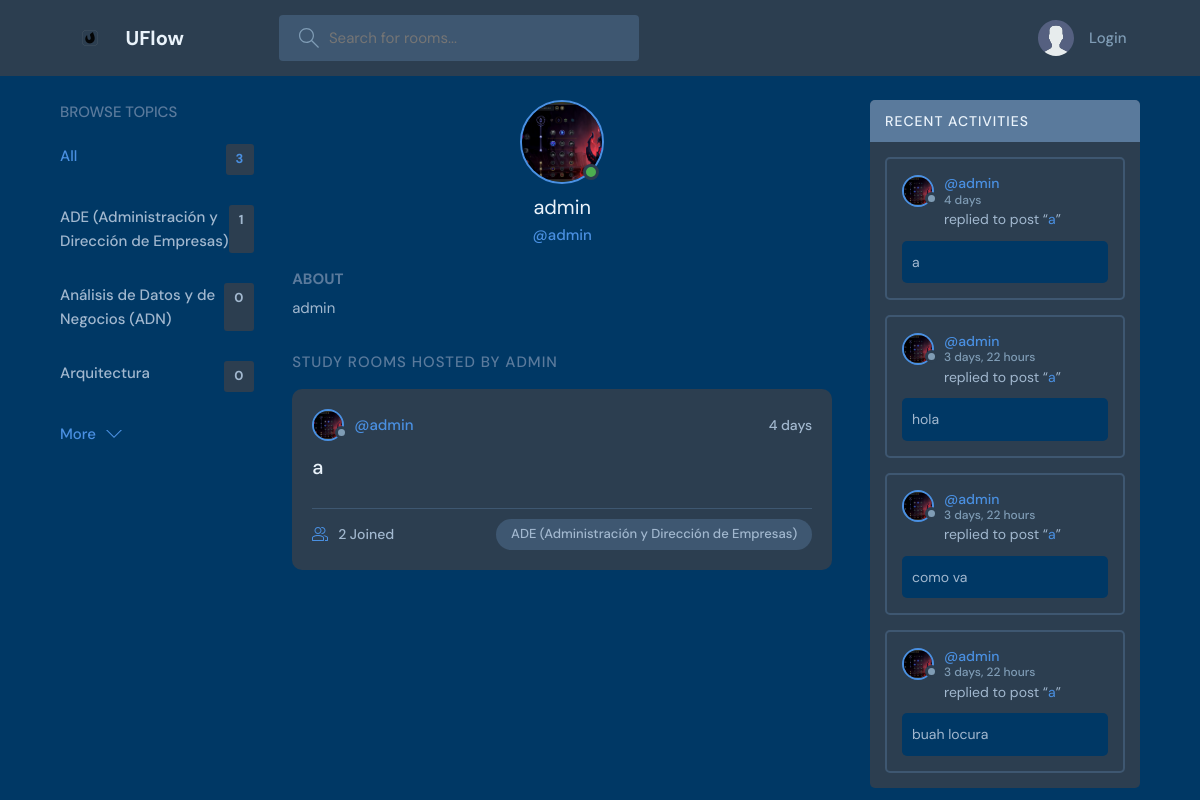
The app's page /profile/1/, older data.
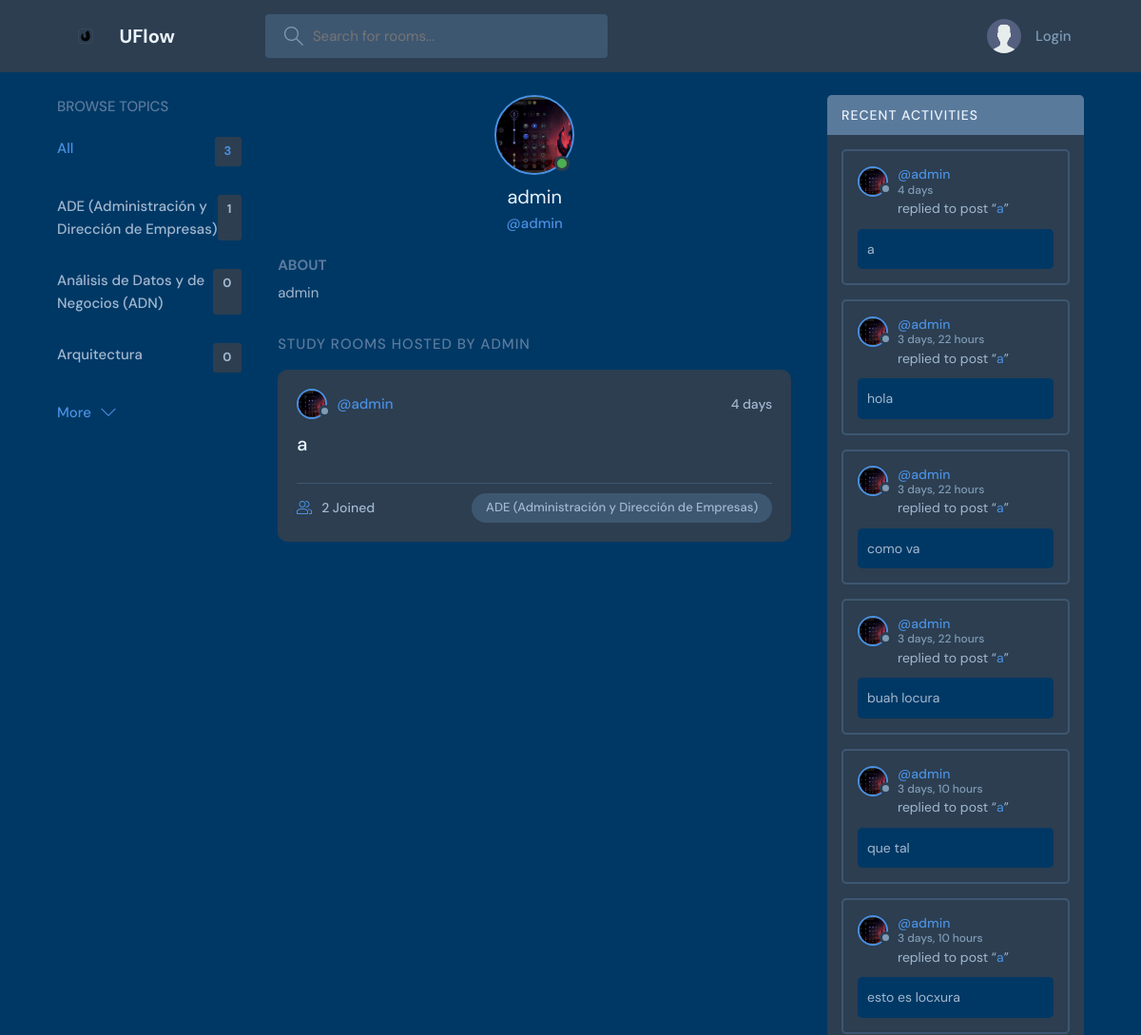
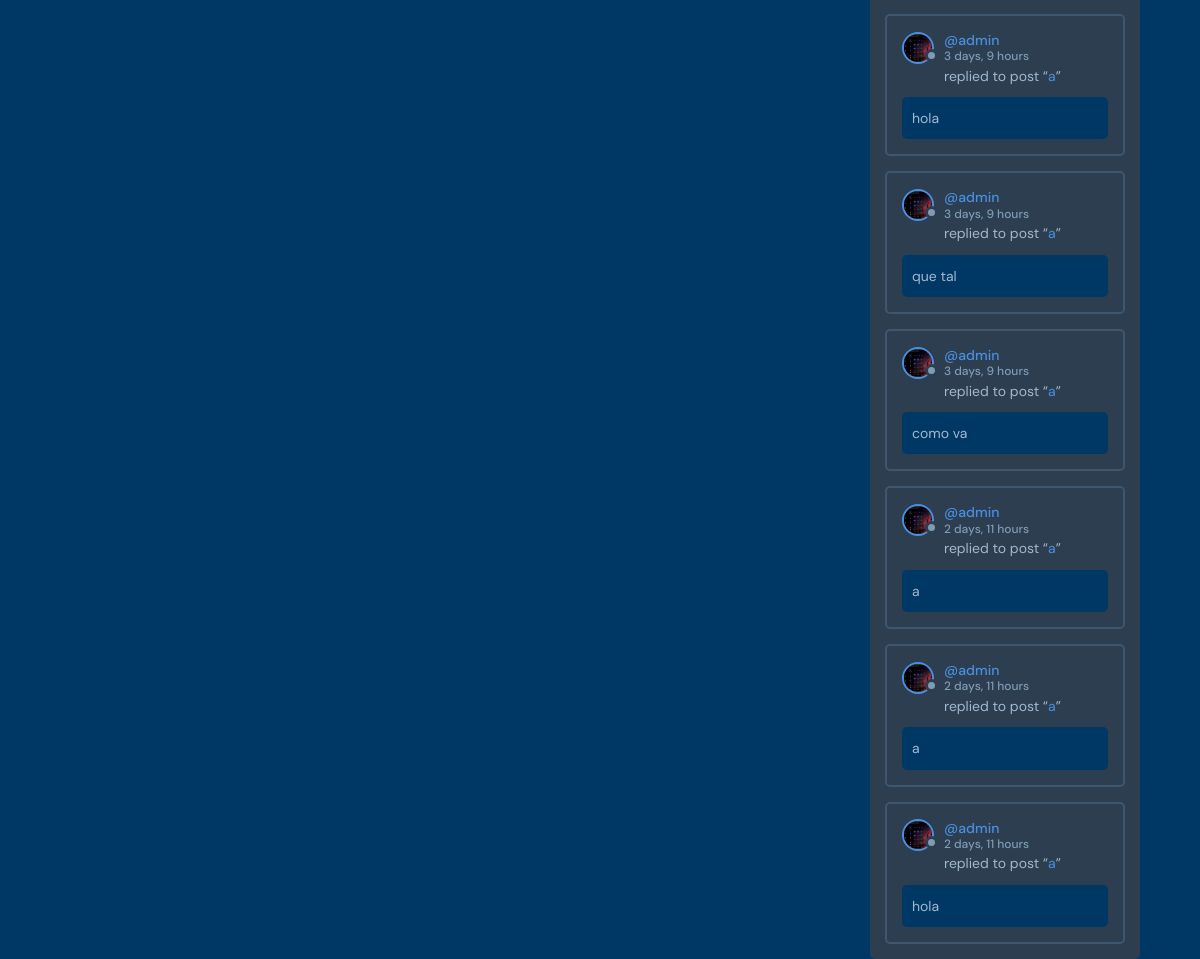
The same page, newer data (2 pictures, top to bottom).
### base/models.py (models this page shows, shortened)
class Topic(models.Model):
    name = models.CharField(max_length=200)

class Room(models.Model):
    host = models.ForeignKey(User, on_delete=models.CASCADE)
    topic = models.ForeignKey(Topic, on_delete=models.SET_NULL, null=True)
    name = models.CharField(max_length=200)
    description = models.TextField(null=True, blank=True)
    participants = models.ManyToManyField(User, related_name='participants', blank=True)
    updated = models.DateTimeField(auto_now=True)
    created = models.DateTimeField(auto_now_add=True)
    class Meta:
        ordering = ['-updated', '-created']
    def __str__(self):
        return self.name

class User(AbstractUser):
    username = models.CharField(unique=True,max_length=200, null=True)
    first_name = models.CharField(max_length=200, null=True)
    last_name = models.CharField(max_length=200, null=True)
    email = models.EmailField(unique=True, null=True)
    bio = models.TextField(null=True)
    avatar = models.ImageField(null=True, default="avatar.svg")
    birthdate = models.DateField(null=True, blank=True)
    USERNAME_FIELD = 'username'
    REQUIRED_FIELDS = []

class Message(models.Model):
    user = models.ForeignKey(User, on_delete=models.CASCADE)
    room = models.ForeignKey(Room, on_delete=models.CASCADE)
    body = models.TextField()
    updated = models.DateTimeField(auto_now=True)
    created = models.DateTimeField(auto_now_add=True)

### base/views.py (the view)
# urls.py: path('profile/<str:pk>/', views.userProfile, name='user-profile'),
def userProfile(request,pk):
    user = User.objects.get(id=pk)  # Fetch a specific User object by its primary key (pk)
    rooms = user.room_set.all()  # Fetch all rooms created by the user
    room_messages = user.message_set.all()  # Fetch all messages sent by the user
    topics = Topic.objects.all()  # Fetch all Topic objects from the database
    context = {'user': user, 'rooms': rooms,'room_messages': room_messages, 'topics': topics }  # Context dictionary to pass data to the template
    return render(request, 'base/profile.html',context)

### base/templates/base/profile.html (shortened to what this page needs)
{% extends 'main.html' %}
{% block content %}
  <main class="profile-page layout layout--3">
    <div class="container">
      {% include 'base/topics_component.html' %}
      <div class="roomList">
        <div class="profile">
          <div class="profile__avatar">
            <div class="avatar avatar--large active">
              <img src="{{user.avatar.url}}" />
            </div>
          </div>
          <div class="profile__info">
            <h3>{{user.username}}</h3>
            <p>@{{user.username}}</p>
          </div>
          <div class="profile__about">
            <h3>About</h3>
            <p>
              {{ user.bio }}
            </p>
          </div>
        </div>
        <div class="roomList__header">
          <div>
            <h2>Study Rooms Hosted by {{user.username}}</a>
            </h2>
          </div>
        </div>
        {% include 'base/feed_component.html' %}
      </div>
      {% include 'base/activity_component.html' %}
    </div>
  </main>
{% endblock content %}

### base/templates/base/topics_component.html
        <div class="topics">
            <div class="topics__header">
              <h2>Browse Topics</h2>
            </div>
            <ul class="topics__list">
              <li>
                <a href="{% url 'home' %}" class="active">All <span>{{topics.count}}</span></a>
              </li>
              {% for topic in topics%}
              <li>
                <a href="{% url 'home' %}?q={{topic.name}}">{{topic.name}}<span>{{topic.room_set.all.count}}</span></a>
              </li>
              {% endfor %}
            </ul>
            <a class="btn btn--link" href="{% url 'topics' %}">
              More
              <svg version="1.1" xmlns="http://www.w3.org/2000/svg" width="32" height="32" viewBox="0 0 32 32">
                <title>chevron-down</title>
                <path d="M16 21l-13-13h-3l16 16 16-16h-3l-13 13z"></path>
              </svg>
            </a>
          </div>

### base/templates/base/feed_component.html (shortened to what this page needs)
{% for room in rooms %}
<div class="roomListRoom">
    <div class="roomListRoom__header">
      <a href="{% url 'user-profile' room.host.id %}" class="roomListRoom__author">
        <div class="avatar avatar--small">
          <img src="{{room.host.avatar.url}}" />
        </div>
        <span>@{{room.host.username}}</span>
      </a>
      <div class="roomListRoom__actions">
        <span>{{room.created|timesince}}</span>
      </div>
    </div>
    <div class="roomListRoom__content">
      <a href="{% url 'room' room.id %}">{{room.name}}</a>
    </div>
    <div class="roomListRoom__meta">
      <a href="{% url 'room' room.id %}" class="roomListRoom__joined">
        {{room.participants.count}} Joined
      </a>
      <p class="roomListRoom__topic">{{room.topic.name}}</p>
    </div>
        </div>
{% endfor %}

### base/templates/base/activity_component.html (shortened to what this page needs)
<div class="activities">
    <div class="activities__header">
      <h2>Recent Activities</h2>
    </div>
    {% for message in room_messages %}
    <div class="activities__box">
      <div class="activities__boxHeader roomListRoom__header">
        <a href="{%url 'user-profile' message.user.id %}" class="roomListRoom__author">
          <div class="avatar avatar--small">
            <img src="{{message.user.avatar.url}}" />
          </div>
          <p>
            @{{message.user.username}}
            <span>{{message.created|timesince}}</span>
          </p>
        </a>
      </div>
      <div class="activities__boxContent">
        <p>replied to post “<a href="{% url 'room' message.room.id %}">{{message.room}}</a>”</p>
        <div class="activities__boxRoomContent">
            {{message.body}}
        </div>
      </div>
    </div>
    {% endfor %}
  </div>

Row changes from the older to the newer data that the page shows:
added Message: user.avatar (picture), user.username "admin", created "3 days, 10 hours", room "a", body "que tal"
added Message: user.avatar (picture), user.username "admin", created "3 days, 10 hours", room "a", body "esto es locxura"
added Message: user.avatar (picture), user.username "admin", created "3 days, 9 hours", room "a", body "hola"
added Message: user.avatar (picture), user.username "admin", created "3 days, 9 hours", room "a", body "que tal"
added Message: user.avatar (picture), user.username "admin", created "3 days, 9 hours", room "a", body "como va"
added Message: user.avatar (picture), user.username "admin", created "2 days, 11 hours", room "a", body "a"
added Message: user.avatar (picture), user.username "admin", created "2 days, 11 hours", room "a", body "a"
added Message: user.avatar (picture), user.username "admin", created "2 days, 11 hours", room "a", body "hola"
